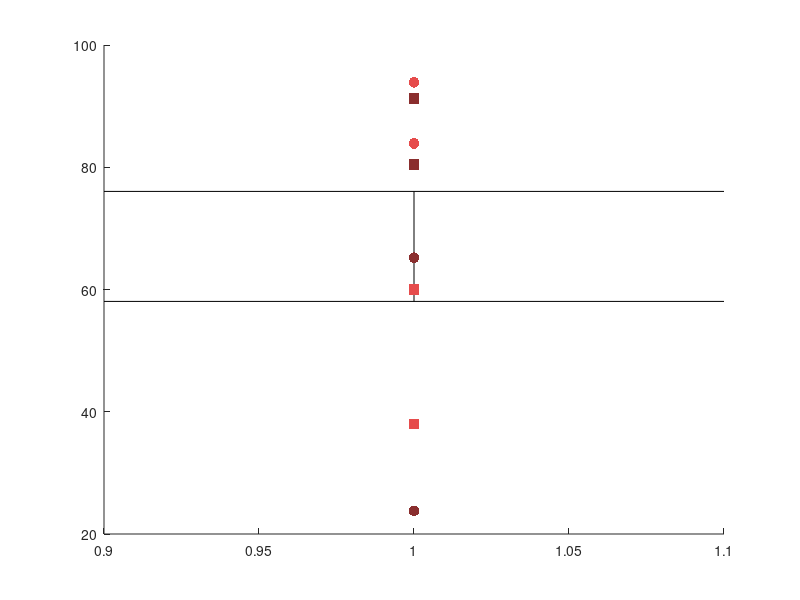

Source code (MATLAB): (Note: this script raises an error after producing the figure.)

%% Flavor preference - WT mice
% Data
preference = [93.9, 83.9, 29.2, 46.0, 63.0, 38.0, 60.0, 28.6, 98.6, 72.0, ...
    91.2, 80.4, 61.0, 3.2, 79.4, 23.8, 65.2, 8.9, 93.8, 11.1, ...
    0.0472972972972973 * 100, 0.152 * 100, 0.194630872483221 * 100,...
    0.241071428571429 * 100, 0.0594594594594595 * 100, ...
    0.159574468085106 * 100, 0.21875 * 100, 0.225225225225225 * 100,...
    0.589473684210526 * 100, 0.606451612903226 * 100, ...
    0.709876543209877 * 100, 0.73469387755102 * 100, 0.25 * 100,...
    0.608433734939759 * 100, 0.611570247933884 * 100, ...
    0.766304347826087 * 100]; % yes I just pasted these in. Yes, this is hacky. So what
group = {'Backward', 'Backward', 'Forward', 'Forward', 'Control',...
    'Backward', 'Backward', 'Forward', 'Control', 'Control', ...
    'Backward', 'Backward', 'Forward', 'Forward', 'Control', ...
    'Backward', 'Backward', 'Forward', 'Control', 'Control', ...
    'Forward-prev.', 'Forward-prev.', 'Forward-prev.', 'Forward-prev.',...
    'Forward-prev.', 'Forward-prev.', 'Forward-prev.', 'Forward-prev.',...
    'Control-prev.', 'Control-prev.', 'Control-prev.', 'Control-prev.',...
    'Control-prev.', 'Control-prev.', 'Control-prev.', 'Control-prev.'};
sex = {'M', 'M', 'M', 'M', 'M', 'F', 'F', 'F', 'F', 'F', ...
    'F-JF', 'F-JF', 'F-JF', 'F-JF', 'F-JF', 'M-JF', 'M-JF', 'M-JF', 'M-JF', 'M-JF',...
    'U', 'U', 'U', 'U', 'U', 'U', 'U', 'U', 'U', 'U', 'U', 'U', 'U', 'U', 'U', 'U'};

% Get unique group names
uniqueGroups = unique(group);

% Create figure
figure;
hold on;

% Define x positions for the groups
xPositions = 1:length(uniqueGroups);

% Colors for the groups
groupColors = [0.9, 0.3, 0.3; ...
    0.2, 0.6, 0.8; 0.1, 0.5, 0.7; ...
    0.2, 0.6, 0.2; ...
    0.3, 0.7, 0.3];

% Define markers for sex - now M and M-JF use same marker, F and F-JF use same marker
maleMarker = 'o';
femaleMarker = 's';
unknownMarker = 'diamond';
markerSize = 60;

% Define color adjustment factor for JF mouseys - make them darker
colorAdjustFactor = 0.6; % Values less than 1 make colors darker

% Initialize
groupData = cell(1, length(uniqueGroups));

% Loop
for i = 1:length(uniqueGroups)
    % Find indices of mice in current group
    groupIndices = strcmp(group, uniqueGroups{i});

    % Get preference values for this group
    currGroupData = preference(groupIndices);
    currGroupSex = sex(groupIndices);

    % Store data for statistical analysis
    groupData{i} = currGroupData;

    % Plot individual data points with different markers based on sex
    for j = 1:length(currGroupData)
        % Set base color from group
        baseColor = groupColors(i, :);

        % Determine if this is a JF mouse and adjust color if needed
        if strcmp(currGroupSex{j}, 'M-JF')
            adjustedColor = baseColor * colorAdjustFactor; % darker shade for JF
            scatter(xPositions(i), currGroupData(j), markerSize, adjustedColor, maleMarker, 'filled');
        elseif strcmp(currGroupSex{j}, 'F-JF')
            adjustedColor = baseColor * colorAdjustFactor; % darker shade for JF
            scatter(xPositions(i), currGroupData(j), markerSize, adjustedColor, femaleMarker, 'filled');
        elseif strcmp(currGroupSex{j}, 'M')
            scatter(xPositions(i), currGroupData(j), markerSize, baseColor, maleMarker, 'filled');
        elseif strcmp(currGroupSex{j}, 'F')
            scatter(xPositions(i), currGroupData(j), markerSize, baseColor, femaleMarker, 'filled');
        else
            scatter(xPositions(i), currGroupData(j), markerSize, baseColor, unknownMarker, 'filled');
        end
    end

    % Calculate mean and standard error
    groupMean = mean(currGroupData);
    groupSE = std(currGroupData) / sqrt(length(currGroupData));

    % Plot mean and standard error
    errorbar(xPositions(i), groupMean, groupSE, 'k', 'LineWidth', 2, 'CapSize', 10);
end

% Create custom legend items for the different markers and colors
% JF colors (darker shade)
h1 = scatter(NaN, NaN, markerSize, 'k', maleMarker, 'filled');
h2 = scatter(NaN, NaN, markerSize, 'k', femaleMarker, 'filled');
% Regular colors
h3 = scatter(NaN, NaN, markerSize, [0.6, 0.6, 0.6], maleMarker, 'filled');
h4 = scatter(NaN, NaN, markerSize, [0.6, 0.6, 0.6], femaleMarker, 'filled');
h5 = scatter(NaN, NaN, markerSize, [0.6, 0.6, 0.6], unknownMarker, 'filled');

% Add the legend with the new items
legend([h1, h2, h3, h4, h5], {'Male-JF', 'Female-JF', 'Male', 'Female', 'Unknown'}, 'Location', 'northeast');

% Set axis properties
xlim([0.5, length(uniqueGroups) + 0.5]);
ylim([0, 120]);
xticks(xPositions);
xticklabels(uniqueGroups);
ylabel('Preference (%)');
%title('Flavor Preference');


set(gca, 'FontSize', 12, 'LineWidth', 1.5, 'Box', 'on');
grid off;
hold off;
box off;
prettify_plot;